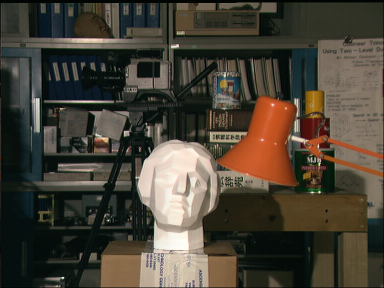
#> input picture Material da Raquel/0 - Material em Python/Material 13/scene1.row3.col1.ppm, 384 x 288 px
$ jupyter execute depth_map.ipynb
#> lines starting #> are read from the running program, lines starting #| are printed output that depends on the picture; after the words box and inside, x2 and y2 are one past the last pixel; in counts of white or black regions, pixels touching at a corner belong together
<a href="https://colab.research.google.com/github/labviros/computer-vision-topics/blob/master/lesson09-rectified_reconstruction/sparse_reconstruction.ipynb" target="_parent"></a>

[cell 1]
import numpy as np
from PIL import Image
from matplotlib import pyplot as plt
from mpl_toolkits.mplot3d import Axes3D
from scipy import ndimage, misc

#Plane Sweeping and NCC for matching

[cell 2]
def plane_sweep_ncc(im_l,im_r,start,steps,wid):
    """ Find disparity image using normalized cross-correlation. """
    m,n = im_l.shape

    # arrays to hold the different sums
    mean_l = np.zeros((m,n))
    mean_r = np.zeros((m,n))
    s = np.zeros((m,n))
    s_l = np.zeros((m,n))
    s_r = np.zeros((m,n))
    # array to hold depth planes
    dmaps = np.zeros((m,n,steps))

    # compute mean of patch
    ndimage.uniform_filter(im_l,wid,mean_l)
    ndimage.uniform_filter(im_r,wid,mean_r)

    # normalized images
    norm_l = im_l - mean_l
    norm_r = im_r - mean_r

    # try different disparities
    for displ in range(steps):
      # move left image to the right, compute sums

      ndimage.uniform_filter(norm_l*np.roll(norm_r,displ+start),wid,s) # sum nominator
      ndimage.uniform_filter(norm_l*norm_l,wid,s_l)
      ndimage.uniform_filter(np.roll(norm_r,displ+start)*np.roll(norm_r,displ+start),wid,s_r) # sum denominator
      # store ncc scores
      dmaps[:,:,displ] = s/np.sqrt(np.absolute(s_l*s_r))


    # pick best depth for each pixel
    best_map = np.argmax(dmaps,axis=2) + start

    return best_map


def plane_sweep_gauss(im_l,im_r,start,steps,wid):
    """ Find disparity image using normalized cross-correlation
    with Gaussian weighted neigborhoods. """
    m,n = im_l.shape

    # arrays to hold the different sums
    mean_l = np.zeros((m,n))
    mean_r = np.zeros((m,n))
    s = np.zeros((m,n))
    s_l = np.zeros((m,n))
    s_r = np.zeros((m,n))

    # array to hold depth planes
    dmaps = np.zeros((m,n,steps))

    # compute mean
    ndimage.gaussian_filter(im_l,wid,0,mean_l)
    ndimage.gaussian_filter(im_r,wid,0,mean_r)

    # normalized images
    norm_l = im_l - mean_l
    norm_r = im_r - mean_r

    # try different disparities
    for displ in range(steps):
      # move left image to the right, compute sums
      ndimage.gaussian_filter(norm_l*np.roll(norm_r,displ+start),wid,0,s)  # sum nominator
      ndimage.gaussian_filter(norm_l*norm_l,wid,0,s_l)
      ndimage.gaussian_filter(np.roll(norm_r,displ+start)*np.roll(norm_r,displ+start),wid,0,s_r) # sum denominator

      # store ncc scores
      dmaps[:,:,displ] = s/np.sqrt(s_l*s_r)

      # pick best depth for each pixel
      best_map = np.argmax(dmaps,axis=2)+ start


    return best_map

#Main

[cell 3]
CASE = 1

if CASE == 1:
    im_l = np.array(Image.open('scene1.row3.col1.ppm').convert('L'),'f')
    im_r = np.array(Image.open('scene1.row3.col2.ppm').convert('L'),'f')
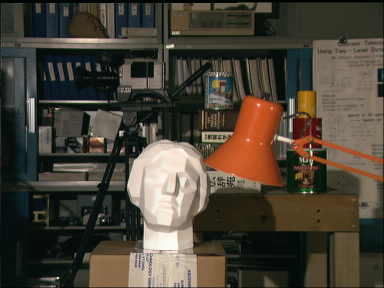
#> input picture Material da Raquel/0 - Material em Python/Material 13/scene1.row3.col2.ppm, 384 x 288 px
    # starting displacement and steps
    steps = 18
    start = 4

if CASE == 2:
    im_l = np.array(Image.open('im2.png').convert('L'),'f')
    im_r = np.array(Image.open('im6.png').convert('L'),'f')
    # starting displacement and steps
    steps = 45
    start = 12

m,n = im_l.shape
#> m = 288; n = 384
print(m,n)
#| 288 384

# width for ncc
wid1 = 9
wid2 = 3
res1 = plane_sweep_ncc(im_l,im_r,start,steps,wid1)
#> in plane_sweep_ncc, `norm_r = im_r - mean_r`:
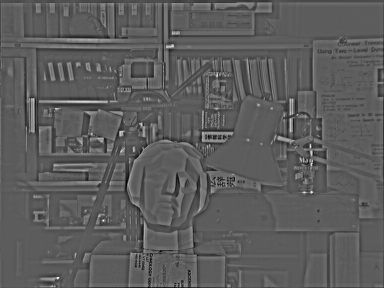
#> norm_r: shape (288, 384) float64; min -106.8, max 186.7, mean 0; drawn with min black and max white
#> in plane_sweep_ncc, `best_map = np.argmax(dmaps,axis=2) + start`: best_map: shape (288, 384) int64; 18 distinct labels, from 4 to 21
res2 = plane_sweep_gauss(im_l,im_r,start,steps,wid2)
#> in plane_sweep_gauss, `mean_l = np.zeros((m,n))`: mean_l: shape (288, 384) float64; every value is 0
#> the loop in plane_sweep_gauss, `for displ in range(steps):` made 18 passes
#> pass 1, in plane_sweep_gauss, `best_map = np.argmax(dmaps,axis=2)+ start`:
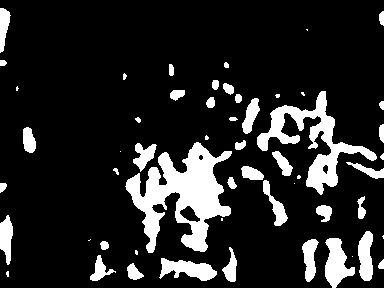
#> best_map: shape (288, 384) int64; values 4 (black) and 5 (white), 14.7% white; 55 white regions (15 under 20 px), largest, box (x1, y1, x2, y2) and area: (125, 142, 232, 253) 5377, (257, 91, 377, 195) 3110, (325, 238, 355, 288) 867
#> pass 3, in plane_sweep_gauss, `best_map = np.argmax(dmaps,axis=2)+ start`:
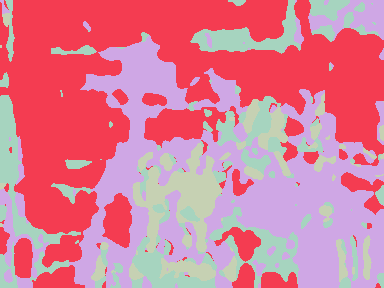
#> best_map: shape (288, 384) int64; 4 distinct labels, from 4 to 7; one colour per label, 0 black
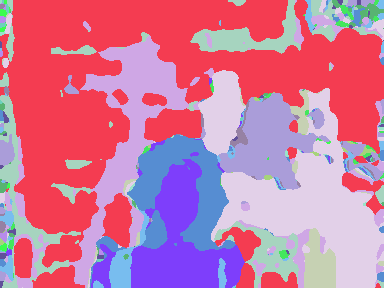
#> res2: shape (288, 384) int64; 18 distinct labels, from 4 to 21; one colour per label, 0 black

plt.figure()
plt.imshow(res1,'gray')
plt.figure()
plt.imshow(res2,'gray')


### Added by Raquel
# Calculate depth considering f.sx.b = 1 in the expression Z = f.sx.b/(xl-xr)
Z = np.zeros((m,n))
for i in range(m):
	for j in range(n):
		if (res2[i,j]== 0):
			# Consider Z = inf for points that were not defined in the depthmap and are filled with zero
			Z[i,j] = np.inf
		else: Z[i,j]=1/res2[i,j]
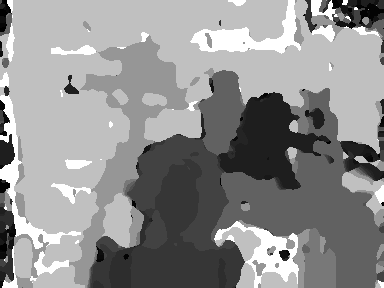
#> Z: shape (288, 384) float64; min 0.0476, max 0.25, mean 0.162; drawn with min black and max white


# Prepare points to be 3D plotted
X,Y = np.meshgrid(np.arange(n),np.arange(m))
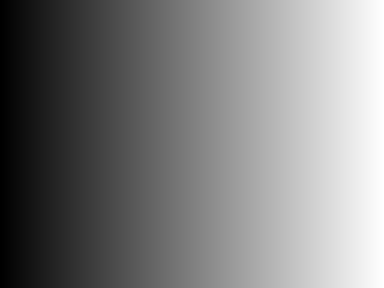
#> X: shape (288, 384) int64; min 0, max 383, mean 191.5; drawn with min black and max white
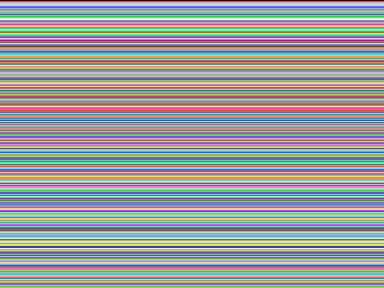
#> Y: shape (288, 384) int64; 288 distinct labels, from 0 to 287; one colour per label, 0 black
X = np.reshape(X, m*n)
Y = np.reshape(Y, m*n)
Z = np.reshape(Z, m*n)


import math

# Select just the estimated depth
estimated = (np.isinf(Z)==False)

# Show points in a 3D plot with the recovered depth
fig = plt.figure(figsize=[10,8])
ax = fig.add_subplot(projection='3d')
ax.scatter3D(X[estimated][0:-1:5],Y[estimated][0:-1:5],Z[estimated][0:-1:5],c=Z[estimated][0:-1:5], cmap='Reds',marker='.')

ax.view_init(elev=-75,azim=-90)

# Show points in a 3D plot with the recovered depth
fig = plt.figure(figsize=[10,8])
ax = fig.add_subplot(projection='3d')
ax.scatter3D(X[estimated][0:-1:5],Y[estimated][0:-1:5],Z[estimated][0:-1:5],c=Z[estimated][0:-1:5], cmap='Reds',marker='.')

ax.view_init(elev=-35,azim=-90)


plt.show()
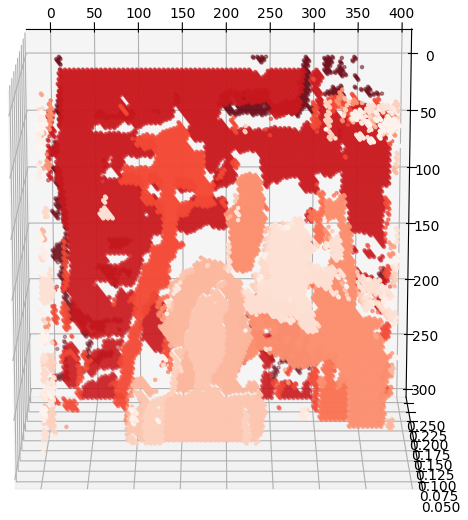
#> figure drawn by matplotlib, 1 panel
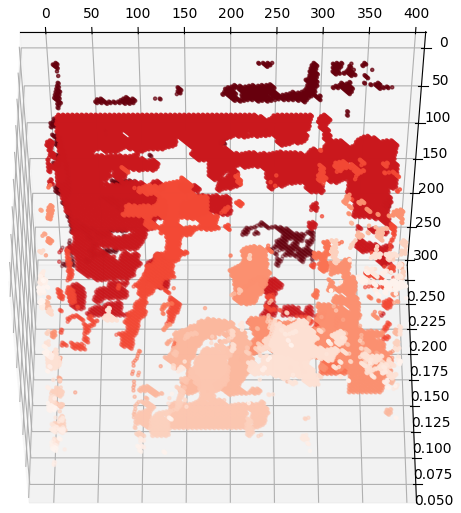
#> figure drawn by matplotlib, 1 panel
